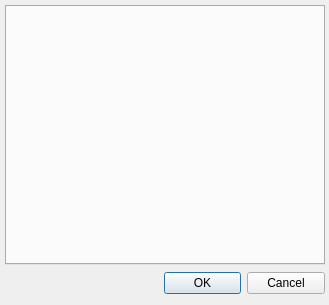
<?xml version="1.0" encoding="UTF-8"?>
<ui version="4.0">
 <class>SettingsForm</class>
 <widget class="QDialog" name="SettingsForm">
  <property name="windowModality">
   <enum>Qt::ApplicationModal</enum>
  </property>
  <property name="geometry">
   <rect>
    <x>0</x>
    <y>0</y>
    <width>329</width>
    <height>305</height>
   </rect>
  </property>
  <property name="maximumSize">
   <size>
    <width>329</width>
    <height>305</height>
   </size>
  </property>
  <property name="windowTitle">
   <string>Oculus Settings...</string>
  </property>
  <property name="modal">
   <bool>true</bool>
  </property>
  <widget class="QDialogButtonBox" name="buttonBox">
   <property name="geometry">
    <rect>
     <x>164</x>
     <y>272</y>
     <width>161</width>
     <height>23</height>
    </rect>
   </property>
   <property name="standardButtons">
    <set>QDialogButtonBox::Cancel|QDialogButtonBox::Ok</set>
   </property>
   <property name="centerButtons">
    <bool>false</bool>
   </property>
  </widget>
  <widget class="QTabWidget" name="tabs">
   <property name="geometry">
    <rect>
     <x>5</x>
     <y>5</y>
     <width>320</width>
     <height>260</height>
    </rect>
   </property>
   <property name="currentIndex">
    <number>-1</number>
   </property>
  </widget>
 </widget>
 <resources/>
 <connections>
  <connection>
   <sender>buttonBox</sender>
   <signal>accepted()</signal>
   <receiver>SettingsForm</receiver>
   <slot>accept()</slot>
   <hints>
    <hint type="sourcelabel">
     <x>240</x>
     <y>291</y>
    </hint>
    <hint type="destinationlabel">
     <x>164</x>
     <y>156</y>
    </hint>
   </hints>
  </connection>
  <connection>
   <sender>buttonBox</sender>
   <signal>rejected()</signal>
   <receiver>SettingsForm</receiver>
   <slot>reject()</slot>
   <hints>
    <hint type="sourcelabel">
     <x>240</x>
     <y>291</y>
    </hint>
    <hint type="destinationlabel">
     <x>164</x>
     <y>156</y>
    </hint>
   </hints>
  </connection>
 </connections>
</ui>
